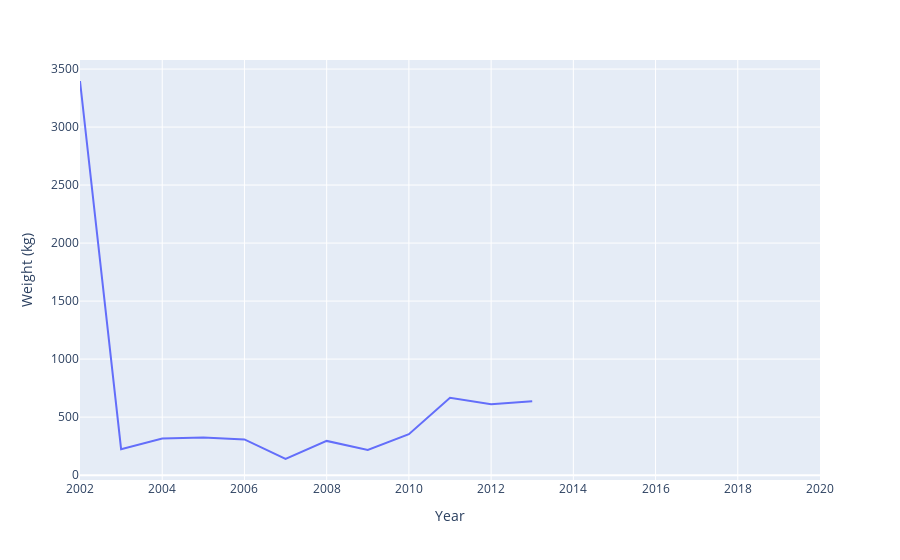

Source (notebook cell):
### Code cell
#Plotting historical import data based on weight in kg
mexicoWeightImports = px.line(importData, x='Year', y='Weight (kg)')
mexicoWeightImports

### Figure 1 — Plotly figure (JSON) as saved in the notebook; plotly's stock layout.template omitted (floating-point values rounded to 4 significant figures)
{"data": [{"hovertemplate": "Year=%{x}<br>Weight (kg)=%{y}<extra></extra>", "legendgroup": "", "line": {"color": "#636efa", "dash": "solid"}, "marker": {"symbol": "circle"}, "mode": "lines", "name": "", "orientation": "v", "showlegend": false, "type": "scatter", "x": [2020, 2019, 2018, 2017, 2016, 2015, 2014, 2013, 2012, 2011, 2010, 2009, 2008, 2007, 2006, 2005, 2004, 2003, 2002], "xaxis": "x", "y": [null, null, null, null, null, null, null, 637, 611, 666, 353, 217, 295, 139, 308, 325, 316, 224, 3397], "yaxis": "y"}], "layout": {"legend": {"tracegroupgap": 0}, "margin": {"t": 60}, "xaxis": {"anchor": "y", "domain": [0, 1], "title": {"text": "Year"}}, "yaxis": {"anchor": "x", "domain": [0, 1], "title": {"text": "Weight (kg)"}}}}
